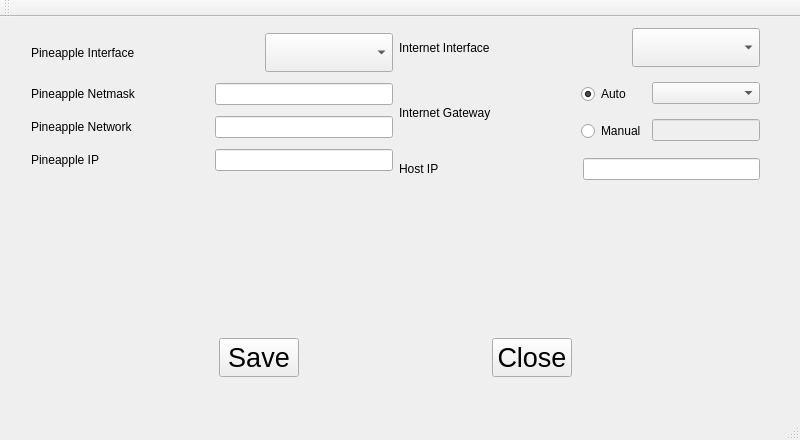
<?xml version="1.0" encoding="UTF-8"?>
<ui version="4.0">
 <class>InternetShare</class>
 <widget class="QMainWindow" name="InternetShare">
  <property name="geometry">
   <rect>
    <x>0</x>
    <y>0</y>
    <width>800</width>
    <height>440</height>
   </rect>
  </property>
  <property name="sizePolicy">
   <sizepolicy hsizetype="Expanding" vsizetype="Expanding">
    <horstretch>0</horstretch>
    <verstretch>0</verstretch>
   </sizepolicy>
  </property>
  <property name="windowTitle">
   <string>InternetShare</string>
  </property>
  <property name="dockOptions">
   <set>QMainWindow::AllowTabbedDocks|QMainWindow::AnimatedDocks|QMainWindow::VerticalTabs</set>
  </property>
  <widget class="QWidget" name="centralWidget">
   <property name="minimumSize">
    <size>
     <width>800</width>
     <height>0</height>
    </size>
   </property>
   <property name="maximumSize">
    <size>
     <width>800</width>
     <height>16777215</height>
    </size>
   </property>
   <widget class="QFrame" name="verticalFrame">
    <property name="geometry">
     <rect>
      <x>20</x>
      <y>0</y>
      <width>751</width>
      <height>371</height>
     </rect>
    </property>
    <layout class="QVBoxLayout" name="verticalLayout_5">
     <item>
      <layout class="QGridLayout" name="gridLayout">
       <property name="sizeConstraint">
        <enum>QLayout::SetNoConstraint</enum>
       </property>
       <item row="0" column="1">
        <layout class="QVBoxLayout" name="verticalLayout">
         <item>
          <layout class="QHBoxLayout" name="horizontalLayout_6">
           <item>
            <widget class="QLabel" name="label">
             <property name="sizePolicy">
              <sizepolicy hsizetype="Minimum" vsizetype="Preferred">
               <horstretch>0</horstretch>
               <verstretch>0</verstretch>
              </sizepolicy>
             </property>
             <property name="text">
              <string>Internet Interface</string>
             </property>
            </widget>
           </item>
           <item>
            <widget class="QComboBox" name="internetInterface">
             <property name="sizePolicy">
              <sizepolicy hsizetype="Maximum" vsizetype="Fixed">
               <horstretch>2</horstretch>
               <verstretch>2</verstretch>
              </sizepolicy>
             </property>
             <property name="font">
              <font>
               <pointsize>20</pointsize>
              </font>
             </property>
            </widget>
           </item>
          </layout>
         </item>
         <item>
          <layout class="QHBoxLayout" name="horizontalLayout">
           <item>
            <widget class="QLabel" name="label_3">
             <property name="text">
              <string>Internet Gateway</string>
             </property>
            </widget>
           </item>
           <item>
            <spacer name="verticalSpacer_3">
             <property name="orientation">
              <enum>Qt::Vertical</enum>
             </property>
             <property name="sizeHint" stdset="0">
              <size>
               <width>20</width>
               <height>40</height>
              </size>
             </property>
            </spacer>
           </item>
           <item>
            <layout class="QHBoxLayout" name="horizontalLayout_8">
             <item>
              <layout class="QVBoxLayout" name="verticalLayout_3">
               <item>
                <widget class="QRadioButton" name="autoGateway">
                 <property name="text">
                  <string>Auto</string>
                 </property>
                 <property name="checked">
                  <bool>true</bool>
                 </property>
                </widget>
               </item>
               <item>
                <widget class="QRadioButton" name="manualGateway">
                 <property name="text">
                  <string>Manual</string>
                 </property>
                </widget>
               </item>
              </layout>
             </item>
             <item>
              <layout class="QVBoxLayout" name="verticalLayout_4">
               <item>
                <widget class="QComboBox" name="autoGateways"/>
               </item>
               <item>
                <widget class="QLineEdit" name="gateway">
                 <property name="enabled">
                  <bool>false</bool>
                 </property>
                 <property name="sizePolicy">
                  <sizepolicy hsizetype="Preferred" vsizetype="Fixed">
                   <horstretch>0</horstretch>
                   <verstretch>0</verstretch>
                  </sizepolicy>
                 </property>
                </widget>
               </item>
              </layout>
             </item>
            </layout>
           </item>
          </layout>
         </item>
         <item>
          <layout class="QHBoxLayout" name="horizontalLayout_5">
           <item>
            <widget class="QLabel" name="label_4">
             <property name="text">
              <string>Host IP</string>
             </property>
            </widget>
           </item>
           <item>
            <widget class="QLineEdit" name="hostIp">
             <property name="sizePolicy">
              <sizepolicy hsizetype="Preferred" vsizetype="Fixed">
               <horstretch>0</horstretch>
               <verstretch>0</verstretch>
              </sizepolicy>
             </property>
            </widget>
           </item>
          </layout>
         </item>
        </layout>
       </item>
       <item row="0" column="0">
        <layout class="QVBoxLayout" name="verticalLayout_2">
         <item>
          <layout class="QHBoxLayout" name="horizontalLayout_4">
           <item>
            <widget class="QLabel" name="label_2">
             <property name="text">
              <string>Pineapple Interface</string>
             </property>
            </widget>
           </item>
           <item>
            <widget class="QComboBox" name="sharedInterface">
             <property name="sizePolicy">
              <sizepolicy hsizetype="Maximum" vsizetype="Fixed">
               <horstretch>0</horstretch>
               <verstretch>60</verstretch>
              </sizepolicy>
             </property>
             <property name="font">
              <font>
               <pointsize>20</pointsize>
              </font>
             </property>
             <property name="sizeAdjustPolicy">
              <enum>QComboBox::AdjustToContentsOnFirstShow</enum>
             </property>
            </widget>
           </item>
          </layout>
         </item>
         <item>
          <layout class="QHBoxLayout" name="horizontalLayout_2">
           <item>
            <widget class="QLabel" name="label_5">
             <property name="text">
              <string>Pineapple Netmask</string>
             </property>
            </widget>
           </item>
           <item>
            <widget class="QLineEdit" name="shareMask">
             <property name="sizePolicy">
              <sizepolicy hsizetype="Preferred" vsizetype="Fixed">
               <horstretch>0</horstretch>
               <verstretch>0</verstretch>
              </sizepolicy>
             </property>
            </widget>
           </item>
          </layout>
         </item>
         <item>
          <layout class="QHBoxLayout" name="horizontalLayout_3">
           <item>
            <widget class="QLabel" name="label_6">
             <property name="text">
              <string>Pineapple Network</string>
             </property>
            </widget>
           </item>
           <item>
            <widget class="QLineEdit" name="shareNet">
             <property name="sizePolicy">
              <sizepolicy hsizetype="Preferred" vsizetype="Fixed">
               <horstretch>0</horstretch>
               <verstretch>0</verstretch>
              </sizepolicy>
             </property>
            </widget>
           </item>
          </layout>
         </item>
         <item>
          <layout class="QHBoxLayout" name="horizontalLayout_7">
           <item>
            <widget class="QLabel" name="label_7">
             <property name="text">
              <string>Pineapple IP           </string>
             </property>
            </widget>
           </item>
           <item>
            <widget class="QLineEdit" name="shareIp">
             <property name="sizePolicy">
              <sizepolicy hsizetype="Preferred" vsizetype="Fixed">
               <horstretch>0</horstretch>
               <verstretch>0</verstretch>
              </sizepolicy>
             </property>
            </widget>
           </item>
          </layout>
         </item>
        </layout>
       </item>
      </layout>
     </item>
     <item>
      <spacer name="verticalSpacer_2">
       <property name="orientation">
        <enum>Qt::Vertical</enum>
       </property>
       <property name="sizeHint" stdset="0">
        <size>
         <width>20</width>
         <height>40</height>
        </size>
       </property>
      </spacer>
     </item>
     <item>
      <layout class="QHBoxLayout" name="horizontalLayout_9">
       <item>
        <spacer name="horizontalSpacer_2">
         <property name="orientation">
          <enum>Qt::Horizontal</enum>
         </property>
         <property name="sizeHint" stdset="0">
          <size>
           <width>40</width>
           <height>20</height>
          </size>
         </property>
        </spacer>
       </item>
       <item>
        <widget class="QPushButton" name="pushButton">
         <property name="font">
          <font>
           <pointsize>20</pointsize>
          </font>
         </property>
         <property name="text">
          <string>Save</string>
         </property>
        </widget>
       </item>
       <item>
        <spacer name="horizontalSpacer">
         <property name="orientation">
          <enum>Qt::Horizontal</enum>
         </property>
         <property name="sizeHint" stdset="0">
          <size>
           <width>40</width>
           <height>20</height>
          </size>
         </property>
        </spacer>
       </item>
       <item>
        <widget class="QPushButton" name="pushButton_2">
         <property name="sizePolicy">
          <sizepolicy hsizetype="Preferred" vsizetype="Fixed">
           <horstretch>0</horstretch>
           <verstretch>20</verstretch>
          </sizepolicy>
         </property>
         <property name="font">
          <font>
           <pointsize>20</pointsize>
          </font>
         </property>
         <property name="text">
          <string>Close</string>
         </property>
        </widget>
       </item>
       <item>
        <spacer name="horizontalSpacer_3">
         <property name="orientation">
          <enum>Qt::Horizontal</enum>
         </property>
         <property name="sizeHint" stdset="0">
          <size>
           <width>40</width>
           <height>20</height>
          </size>
         </property>
        </spacer>
       </item>
      </layout>
     </item>
    </layout>
   </widget>
  </widget>
  <widget class="QMenuBar" name="menuBar">
   <property name="geometry">
    <rect>
     <x>0</x>
     <y>0</y>
     <width>800</width>
     <height>27</height>
    </rect>
   </property>
   <property name="nativeMenuBar">
    <bool>true</bool>
   </property>
  </widget>
  <widget class="QToolBar" name="mainToolBar">
   <attribute name="toolBarArea">
    <enum>TopToolBarArea</enum>
   </attribute>
   <attribute name="toolBarBreak">
    <bool>false</bool>
   </attribute>
  </widget>
  <widget class="QStatusBar" name="statusBar"/>
 </widget>
 <layoutdefault spacing="6" margin="11"/>
 <resources/>
 <connections>
  <connection>
   <sender>pushButton_2</sender>
   <signal>clicked()</signal>
   <receiver>InternetShare</receiver>
   <slot>close()</slot>
   <hints>
    <hint type="sourcelabel">
     <x>533</x>
     <y>378</y>
    </hint>
    <hint type="destinationlabel">
     <x>399</x>
     <y>219</y>
    </hint>
   </hints>
  </connection>
 </connections>
</ui>
